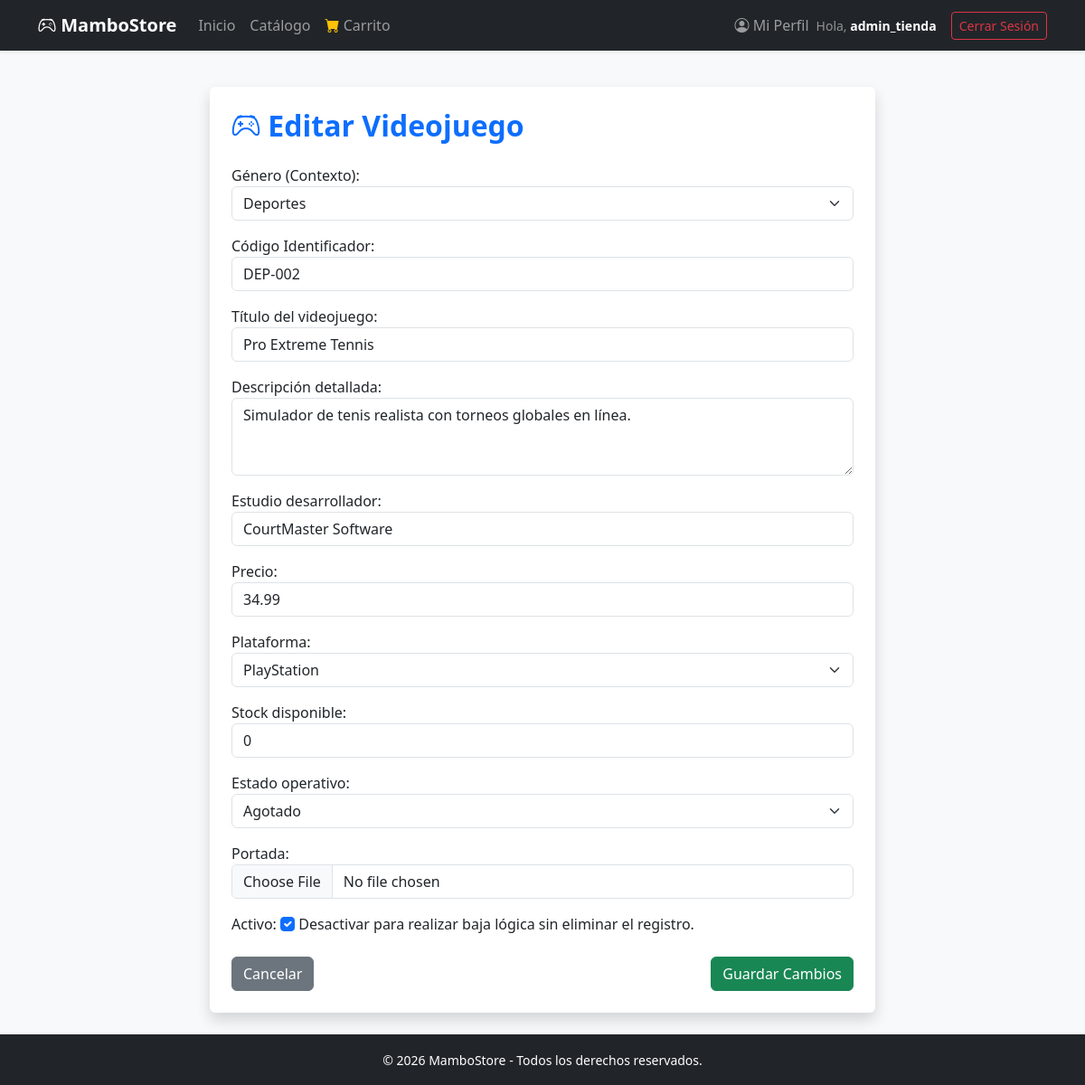
Screenshot of /juego/editar/8/ (signed in) with the database file from the repository.
### apps/juegos/models.py (models this page shows, shortened)
class Videojuego(models.Model):
    class EstadoJuego(models.TextChoices):
        DISPONIBLE = 'DISPONIBLE', 'Disponible'
        AGOTADO = 'AGOTADO', 'Agotado'
    class Plataforma(models.TextChoices):
        PC = 'PC', 'PC'
        PLAYSTATION = 'PS', 'PlayStation'
        XBOX = 'XBOX', 'Xbox'
        NINTENDO = 'SWITCH', 'Nintendo Switch'
    genero = models.ForeignKey(
        Genero,
        on_delete=models.PROTECT,
        related_name='videojuegos',
        verbose_name="Género (Contexto)"
    )
    codigo = models.CharField(max_length=50, unique=True, verbose_name="Código Identificador")
    slug = models.SlugField(max_length=200, unique=True, verbose_name="Slug amigable")
    titulo = models.CharField(max_length=200, verbose_name="Título del videojuego")
    descripcion = models.TextField(verbose_name="Descripción detallada")
    desarrollador = models.CharField(max_length=150, verbose_name="Estudio desarrollador")
    precio = models.DecimalField(
        max_digits=10,
        decimal_places=2,
        validators=[MinValueValidator(0.00)],
        verbose_name="Precio"
    )
    plataforma = models.CharField(
        max_length=20,
        choices=Plataforma.choices,
        default=Plataforma.PC,
        verbose_name="Plataforma"
    )
    stock = models.PositiveIntegerField(
        validators=[MinValueValidator(0)],
        default=0,
        verbose_name="Stock disponible"
    )
    estado = models.CharField(
        max_length=20,
        choices=EstadoJuego.choices,
        default=EstadoJuego.DISPONIBLE,
        verbose_name="Estado operativo"
    )
    imagen = models.ImageField(
        upload_to='media/portadas',
        blank=True,
        null=True,
        verbose_name="Portada"
    )
    activo = models.BooleanField(
        default=True,
        verbose_name="Activo",
        help_text="Desactivar para realizar baja lógica sin eliminar el registro."
    )
    creado = models.DateTimeField(auto_now_add=True, verbose_name="Fecha de creación")
    actualizado = models.DateTimeField(auto_now=True, verbose_name="Última actualización")
    class Meta:
        verbose_name = "Videojuego"
        verbose_name_plural = "Videojuegos"
        ordering = ['-creado']

### apps/juegos/views.py (the view)
# urls.py: path('juego/editar/<int:pk>/', views.editar_juego_view, name='editar_juego'),
@login_required
@user_passes_test(es_admin, login_url='inicio')
def editar_juego_view(request, pk):
    juego = get_object_or_404(Videojuego, pk=pk)
    if request.method == 'POST':
        form = VideojuegoForm(request.POST, request.FILES, instance=juego)
        if form.is_valid():
            form.save()
            messages.success(request, "¡Videojuego actualizado con éxito!")
            return redirect('catalogo')
    else:
        form = VideojuegoForm(instance=juego)
    return render(request, 'juegos/form_juego.html', {'form': form, 'accion': 'Editar'})

### apps/juegos/models.py (called while the page is built)
    def __str__(self):
        return self.nombre

### apps/juegos/views.py (called while the page is built)
def es_admin(user):
    if user.is_authenticated:
        if user.is_staff or user.is_superuser:
            return True
        if hasattr(user, 'perfilusuario') and user.perfilusuario.rol == 'Admin':
            return True
    return False

### apps/juegos/templates/juegos/form_juego.html (shortened to what this page needs)
{% extends 'base.html' %}
{% block content %}
<div class="row justify-content-center">
    <div class="col-md-8">
        <div class="card shadow p-4 border-0">
            <h2 class="fw-bold mb-4 text-primary"><i class="bi bi-controller"></i> {{ accion }} Videojuego</h2>
            <form method="POST" enctype="multipart/form-data" novalidate>
                {{ form.as_p }}
                <div class="d-flex justify-content-between mt-4">
                    <a href="{% url 'catalogo' %}" class="btn btn-secondary">Cancelar</a>
                    <button type="submit" class="btn btn-success">Guardar Cambios</button>
                </div>
            </form>
        </div>
    </div>
</div>
{% endblock %}

### templates/base.html (shortened to what this page needs)
<!DOCTYPE html>
<html lang="es">
<head>
    <link href="https://cdn.jsdelivr.net/npm/bootstrap@5.3.0/dist/css/bootstrap.min.css" rel="stylesheet">
    <link rel="stylesheet" href="https://cdn.jsdelivr.net/npm/bootstrap-icons@1.10.5/font/bootstrap-icons.css">
</head>
<body class="bg-light d-flex flex-column min-vh-100">
    <nav class="navbar navbar-expand-lg navbar-dark bg-dark shadow-sm">
        <div class="container">
            <a class="navbar-brand fw-bold" href="{% url 'inicio' %}"><i class="bi bi-controller"></i> MamboStore</a>
            <div class="collapse navbar-collapse" id="navbarNav">
                <ul class="navbar-nav me-auto">
                    <li class="nav-item">
                        <a class="nav-link {% if request.resolver_match.url_name == 'inicio' %}active{% endif %}" href="{% url 'inicio' %}">Inicio</a>
                    </li>
                    <li class="nav-item">
                        <a class="nav-link {% if request.resolver_match.url_name == 'catalogo' %}active{% endif %}" href="{% url 'catalogo' %}">Catálogo</a>
                    </li>
                    <li class="nav-item">
                        <a class="nav-link {% if request.resolver_match.url_name == 'ver_carrito' %}active{% endif %}" href="{% url 'ver_carrito' %}">
                            <i class="bi bi-cart-fill text-warning"></i> Carrito
                        </a>
                    </li>
                </ul>
                <ul class="navbar-nav ms-auto align-items-center">
                    {% if user.is_authenticated %}
                        <li class="nav-item">
                            <a class="nav-link {% if request.resolver_match.url_name == 'perfil' %}active{% endif %}" href="{% url 'perfil' %}">
                                <i class="bi bi-person-circle"></i> Mi Perfil
                            </a>
                        </li>
                        <li class="nav-item me-3 text-white-50">
                            <small>Hola, <span class="text-white fw-semibold">{{ user.username }}</span></small>
                        </li>
                        <li class="nav-item">
                            <form action="{% url 'logout' %}" method="POST" class="d-inline">
                                <button type="submit" class="btn btn-outline-danger btn-sm">Cerrar Sesión</button>
                            </form>
                        </li>
                    {% else %}
                        <li class="nav-item">
                            <a href="{% url 'login' %}" class="btn btn-outline-light btn-sm">Iniciar Sesión</a>
                        </li>
                    {% endif %}
                </ul>
            </div>
        </div>
    </nav>
    <main class="container my-4 flex-fill">
        {% block content %}
        {% endblock %}
    </main>
    <footer class="bg-dark text-white text-center py-3 mt-auto">
        <div class="container">
            <small>&copy; 2026 MamboStore - Todos los derechos reservados.</small>
        </div>
    </footer>
</body>
</html>

### rows the page displays
Videojuego: genero "Deportes", codigo "DEP-002", titulo "Pro Extreme Tennis", descripcion "Simulador de tenis realista con torneos globales en línea.", desarrollador "CourtMaster Software", precio "34.99", plataforma "PlayStation", stock "0", estado "Agotado", activo "☑"

### other values shown
{{ user.username }} "admin_tienda"
{{ accion }} "Editar"
